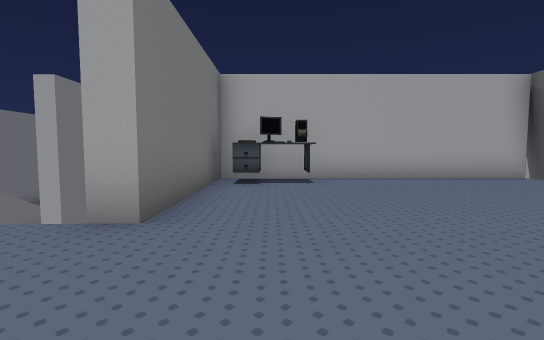
View 1 (above)

18 first-person views from a walk through a 3-D level made in the Unity game engine. The camera is 1.4 m above the floor, tilts 4° down and sees 85° across. The floor is counted in squares, 2 m on a side. Each view is taken from the middle of a square. On the plan, view 1 faces up. The plan holds only what a view shows up to about 10 squares ahead; the rest is blank. The place goes on beyond the plan. The player character is not drawn. Some surface patterns are stand-ins.

View 2
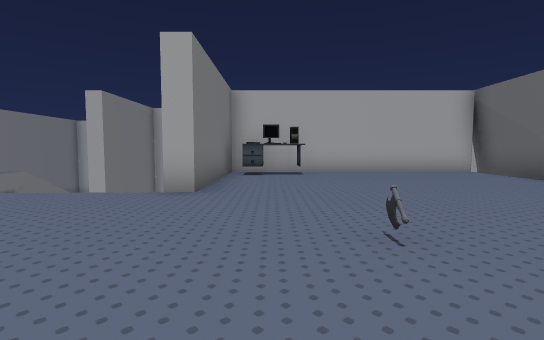

View 3
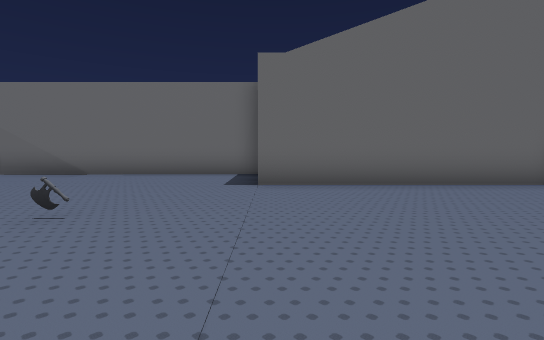

View 4
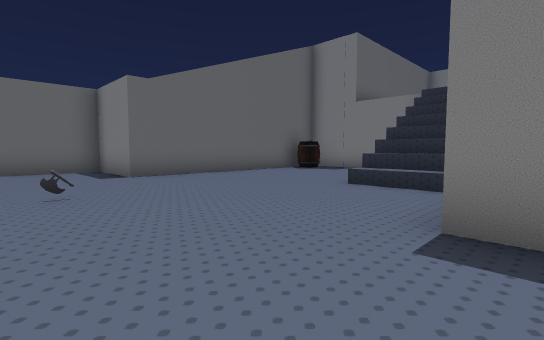

View 5
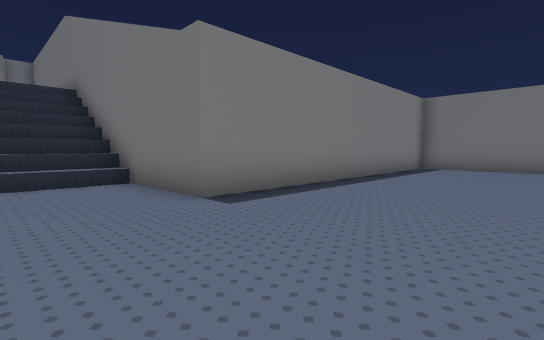

View 6
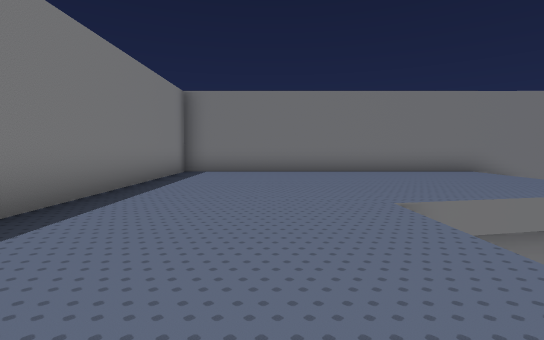

View 7
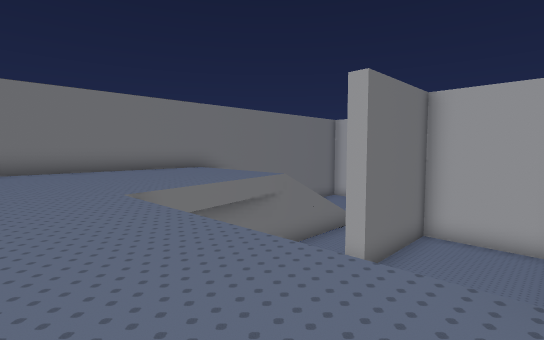

View 8
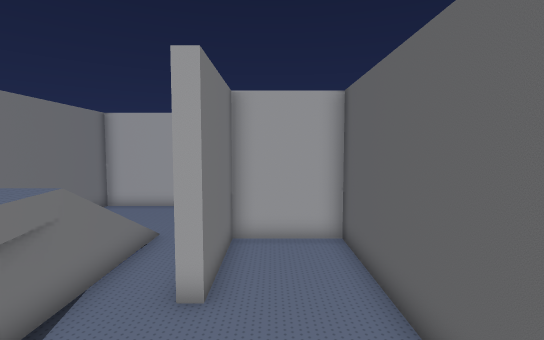

View 9
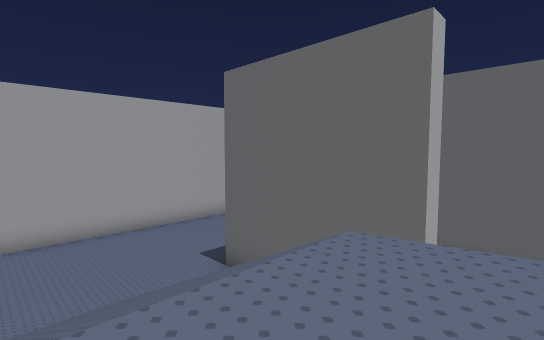

View 10
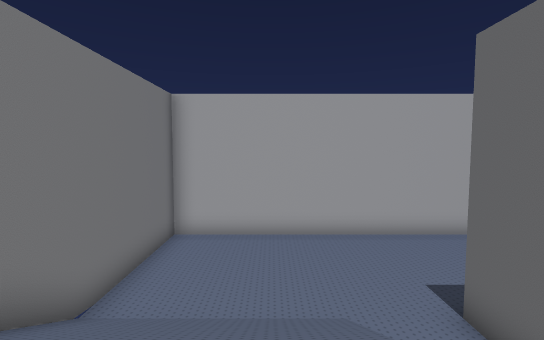

View 11
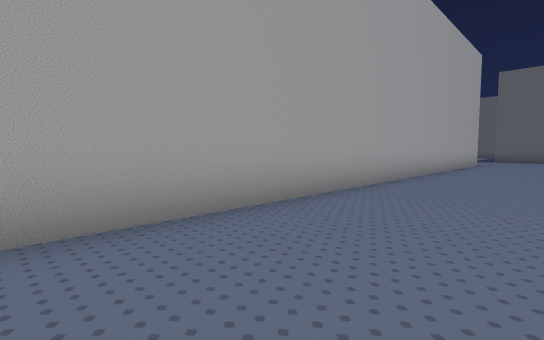

View 12
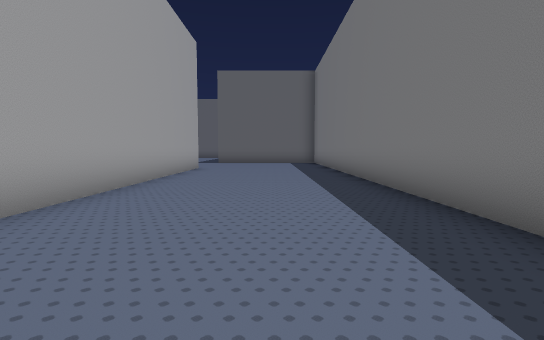

View 13
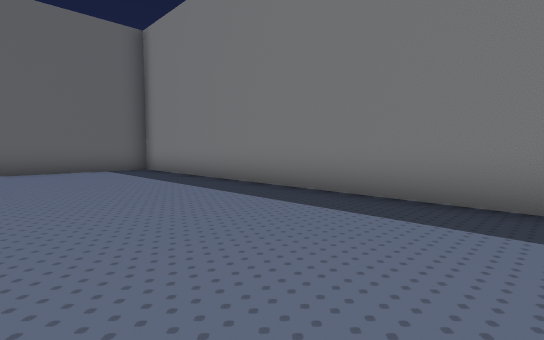

View 14
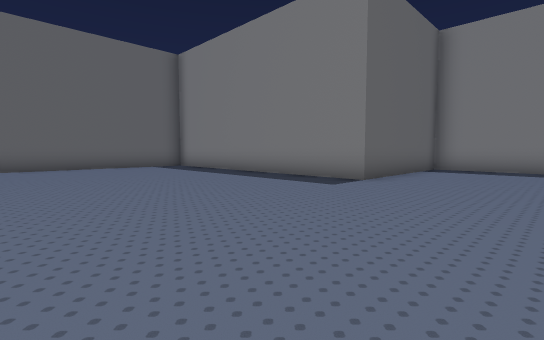

View 15
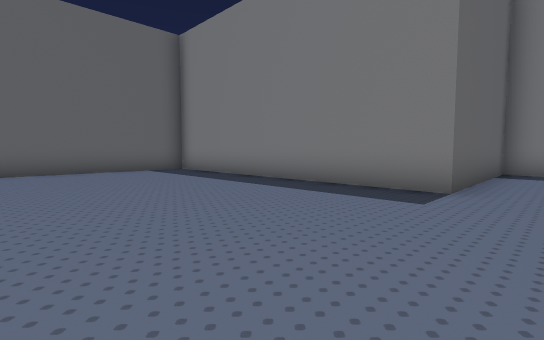

View 16
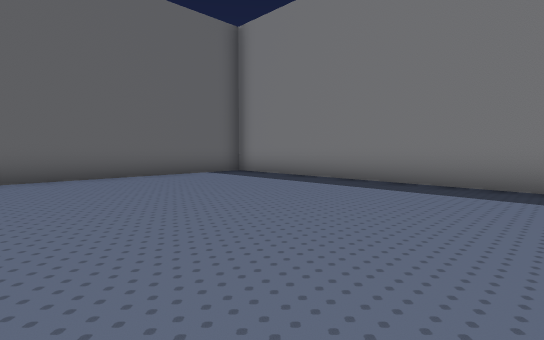

View 17
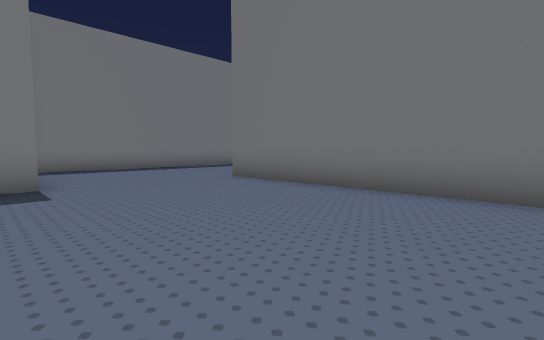

View 18
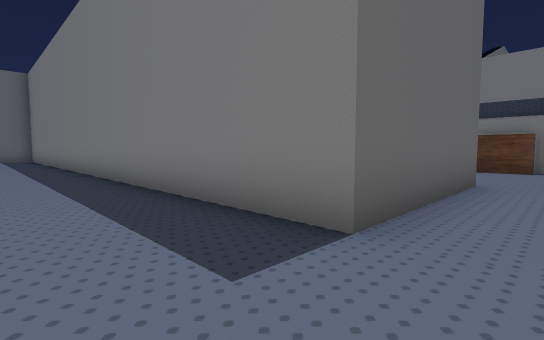

### Floor plan
Key: @ floor where view 1 was taken; # wall or solid block; x gap in a wall; . main floor; : floor 4.25 m higher than the main floor; / step, stairs or slope; ^ raised ledge; T table; A axe.
Columns run from 13 left of view 1 to 22 right of it. Each row starts with its distance up from view 1.
 23                       #............#
 22                       #............#
 21                       #............#
 20                       #............#
 19                       #............#
 18                       #............#
 17 #######################............#
 16 #..........................#########
 15 #..........................#
 14 #..........................#
 13 #..........................#
 12 #......######..............#
 11 #/////.#....################
 10 #/////.#....#
  9 #/ ///.#....#
  8 #/ ///.#...########x#
  7 #:::::.....#:T::::::#
  6 #:::::.....#:TT:::::#
  5 #:::::...  #::::::::#
  4 #:::::/..  #::::::::#
  3 #:::::/##..#::::::::#
  2 #:::::::::::::::::::#
  1 #:::::::::::::::::::#
  0 #::::::::::::@A:::::#
 -1 #:::::::::::::::::::#
 -2 ##########:::::::####
 -3          #:::::::#
 -4          #:::::::#
 -5           ^^^::::#
 -6           ^^^::::#

Where each view was taken, in squares from view 1:
view 1: 0 up, 0 right, facing up
view 2: 2 down, 0 right, facing up
view 3: 2 down, 2 left, facing right
view 4: 1 up, 4 left, facing down-right
view 5: 2 up, 1 left, facing down-left
view 6: 1 up, 3 left, facing left
view 7: 1 up, 2 left, facing up-left
view 8: 2 up, 4 left, facing up
view 9: 6 up, 10 left, facing up-right
view 10: 7 up, 9 left, facing up
view 11: 14 up, 6 left, facing up-right
view 12: 14 up, 2 left, facing right
view 13: 16 up, 3 right, facing down-right
view 14: 23 up, 10 right, facing down-right
view 15: 22 up, 12 right, facing down-right
view 16: 23 up, 14 right, facing down-right
view 17: 23 up, 14 right, facing down-left
view 18: 14 up, 7 left, facing down-right
